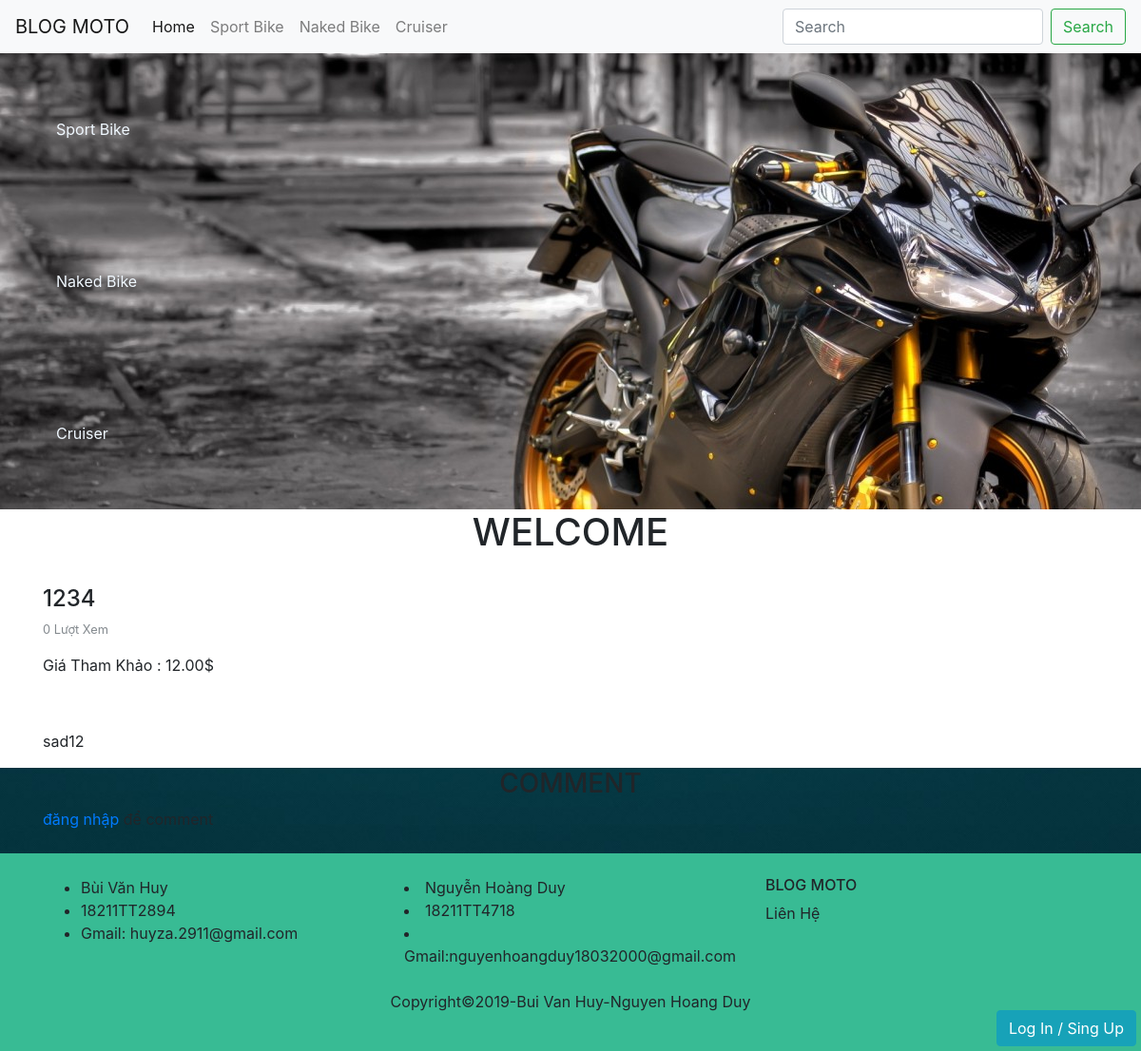
The app's page /project/product.php/1234-20 with its own data.
### tables this page shows
CREATE TABLE `categories` (
  `category_id` int(11) NOT NULL,
  `category_name` varchar(255) NOT NULL
);

CREATE TABLE `products` (
  `product_id` int(11) NOT NULL,
  `product_name` varchar(255) NOT NULL,
  `product_price` decimal(10,2) NOT NULL,
  `product_description` text NOT NULL,
  `product_image` varchar(255) NOT NULL,
  `product_view` int(255) NOT NULL
);

### project/app/models/Db.php (called while the page is built, shortened)
<?php
class Db
{
    public static $connection = NULL;
    public function __construct()
    {
        if(!self::$connection)
        {
            self::$connection = new mysqli(DB_HOST, DB_USER, DB_PASS, DB_NAME);
            self::$connection->set_charset('utf8mb4');
        }
        return self::$connection;
    }
    public function select($sql)
    {
        $sql->execute();
        $items = $sql->get_result()->fetch_all(MYSQLI_ASSOC);
        return $items;
    }
}

### project/app/models/Category.php (called while the page is built)
<?php
class Category extends Db
{
    public function getCategory()
    {
        $sql = parent::$connection->prepare('SELECT * FROM categories');
        return parent::select($sql);
    }
}

### project/app/models/ProductModel.php (called while the page is built, shortened)
<?php
class ProductModel extends Db
{
     public function getProductById($id)
     {
         $sql = parent::$connection->prepare('SELECT * FROM products WHERE product_id=?');
         $sql->bind_param('i', $id);
         return parent::select($sql)[0];
     }
}

### project/product.php (the view, shortened to what this page needs)
<?php
$path = explode('-', $_SERVER['REQUEST_URI']);
$id = $path[count($path) - 1];
$getcategory = new Category();
$category_name = $getcategory->getCategory();
$productModel= new ProductModel();
$item = $productModel->getProductById($id);
?>
<!DOCTYPE html>
<html lang="en">
<head>
    <link rel="stylesheet" href="/<?php echo BASE_URL; ?>/public/css/bootstrap.min.css">
    <link rel="stylesheet" href="/<?php echo BASE_URL; ?>/public/css/styleProduct.css">
    <link rel="stylesheet" href="/<?php echo BASE_URL; ?>/public/css/style.css">
    <link rel="stylesheet" href="/<?php echo BASE_URL; ?>/public/js/scrip.js">
</head>
<body>
    <nav class="navbar navbar-expand-sm navbar-light bg-light">
        <a class="navbar-brand" href="/<?php echo BASE_URL; ?>/">BLOG MOTO</a>
        <div class="collapse navbar-collapse" id="collapsibleNavId">
            <ul class="navbar-nav mr-auto mt-2 mt-lg-0">
                <li class="nav-item active">
                    <a class="nav-link" href="/<?php echo BASE_URL; ?>/">Home <span class="sr-only">(current)</span></a>
                </li>
                <?php
foreach ($category_name as $name) {
    $catName = strtolower(str_replace(' ', '-', $name['category_name']));
    ?>
                <li class="nav-item">
                    <a class="nav-link" href="/<?php echo BASE_URL; ?>/category.php/<?php echo $catName . '-' . $name['category_id'] ?>"><?php echo $name['category_name']; ?></a>
                </li>
                <?php }?>
            </ul>
            <form class="form-inline my-2 my-lg-0">
                <input class="form-control mr-sm-2" type="text" placeholder="Search">
                <button class="btn btn-outline-success my-2 my-sm-0" type="submit">Search</button>
            </form>
        </div>
    </nav>
    <div class="background">
    <div class="container">
        <div class="row">
            <div class="col md-2">
            <?php
foreach ($category_name as $name) {
    ?>
                <li class="btn">
                    <a class="btn" href="#"><?php echo $name['category_name']; ?></a>
                </li>
                <?php }?>
            </div>
            <div class="col-md-10">
            </div>
        </div>
    </div>
    </div>
    <h1>WELCOME</h1>
    <form action="" method="get">
        <div class="container">
             <br>
             <h4><?php echo $item['product_name']; ?></h4>
             <p style="font-size: 80%;color:#83898e "> <?php echo $item['product_view']?> Lượt Xem</p>
             <p>Giá Tham Khảo : <?php echo $item['product_price']; ?>$</p>
             <br>
            <p><?php echo $item['product_description']; ?></p>
            </div>
    </form>
    <div class="comment">
        <div class="container">
        <h3 style="text-align:center">COMMENT</h3>
        <?php  if(!isset($_SESSION["inLogin"])) {
            ?>
             <div class=""><a href="../login.php">đăng nhập</a> để comment</div>
             <br>
         <?php
        } ?>
        </div>
   </div>
</body>
<footer style="background: #38bb94;">
        <div class="btn btn-info"style="  position: fixed;bottom: 5px;right: 5px;">
        <?php
        if (!isset($_SESSION['name'])) {
        ?>
           <a href="/<?php echo BASE_URL; ?>/login.php"style="color:white">Log In</a> / <a href="singup.php"style="color:white">Sing Up</a>
         <?php
        }else{
        ?>
            <a href="#"style="color:white">TK: <?php $_SESSION['name'] ?></a> (<a href="/<?php echo BASE_URL; ?>/logout.php"style="color:black">LogOut</a>)
        <?php
        }
        ?>
    </div>
    </body>
<br>
<div class="container">
    <div class="row">
        <div class="col-md-4">
            <ul>
                <li>Bùi Văn Huy</li>
                <li>18211TT2894</li>
                <li>Gmail: huyza.2911@gmail.com</li>
            </ul>
        </div>
        <div class="col-md-4">
            <li>Nguyễn Hoàng Duy</li>
            <li>18211TT4718</li>
            <li>Gmail:nguyenhoangduy18032000@gmail.com</li>
        </div>
        <div class="col-md-4">
            <h6>BLOG MOTO</h6>
            <p>Liên Hệ</p>
        </div>
    </div>
</div>
<br>
<p style="text-align: center;">Copyright&copy;2019-Bui Van Huy-Nguyen Hoang Duy</p>
<br>
</footer>
</html>

### project/public/css/styleProduct.css (style rules this page uses)
div.comment { background: burlywood; background-image: url(./public/images/color.jpg); background-attachment: fixed; -webkit-background-size: cover; background-size: cover; background-position: 50% 50%; }

### project/public/css/style.css (style rules this page uses)
.background { background-image: url(../images/moto.jpg); background-position: 50% 50%; }
.background a { color: aliceblue; padding: 60px 0; }
h1 { text-align: center; }
footer { background: burlywood; }

### records on screen
categories: category_name "Sport Bike"
categories: category_name "Naked Bike"
categories: category_name "Cruiser"
products: product_name "1234", product_view "0", product_price "12.00", product_description "sad12"
